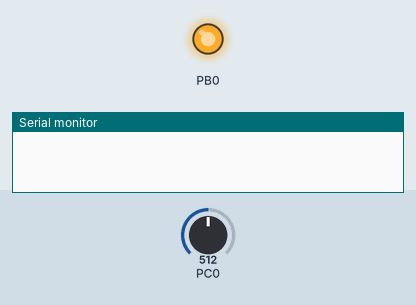
Simulated run of this program. Board: ATmega8, built with avr-gcc and emulated at 8 MHz. Parts: output pins drawn as LEDs (lit = HIGH), the last lines printed to the serial monitor. The inputs (shaded band) are chosen by the test bench; at power-on: PC0 = 512. EEPROM starts erased. At 5.0 s the program stops and its outputs stay as they are.

Above: at 0.1 s.
At 1.2 s:
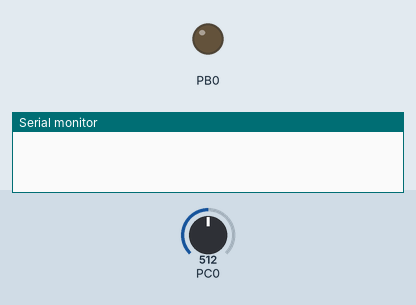
At 4.9 s:
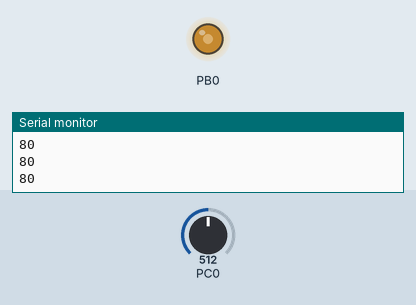
Timing chart, 0 to 6.4 s (numbered marks = the images above):
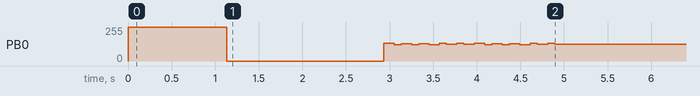

The program:

main.c
```c
/*
 * ADCtest.c
 *
 * Created: 9/24/2023 1:19:14 PM
 * Author : Amer Qouneh
 */

#include <avr/io.h>

#define F_CPU 8000000L

#include "MyUART.h"
#include "MyADC.h"
#include <util/delay.h>

void EEPROM_write(UI address, UC data);
unsigned char EEPROM_read(UI address);

int main(void)
{

	UC arr[511];
	UC run = 1;
	UC C1, C2;
	DDRB = 0x01;
	PORTB |= 0x01;
	USART_init(MyBaud);

	ADC_init();

	while (run)
	{
		ADCSRA|=(1<<ADSC);
		while((ADCSRA&(1<<ADIF))==0);

		// Returned ADC_value is one quarter of the actual value.
		// Multiply by 4 to know the actual value.
		// Example, 0.5V converts to ADC_value of: (0.5*1024)/5 = 102.4
		// 102.4/4 = 25.6 in decimal. That's roughly 0x19 in hex.
		int i = 0;
		UI addr = 0x0000;
		PORTB = 0x01;

		//read adc values every 2 ms to get a full period of sinewave with f=1Hz
		while(i < 512){
			arr[i] = start_conversion();
			i++;
			_delay_ms(2);
		}

		//reset variables
		i = 0;
		addr = 0x0000;
		PORTB ^=0x01;

		//write values to EEPROM
		while(i < 512) {
			EEPROM_write(addr, arr[i]);
			i++;
			addr++;
		}

		//reset variables
		i = 0;
		addr = 0;

		//read values from EEPROM and write to putty
		while(i < 512){
			UC data = EEPROM_read(addr);
			hex2ascii(data, &C1, &C2);
			USART_Transmit('\n');
			USART_Transmit('\r');
			USART_Transmit(C1);
			USART_Transmit(C2);
			PORTB ^= 0x01;
			i++;
			addr++;
		}
		PORTB = 0x01;
		run = 0;
	}
	return 0 ;
}


void EEPROM_write(UI address, UC data)
{
	/* Wait for completion of previous write */
	while(EECR & (1<<EEWE))
	;
	/* Set up address and data registers */
	EEAR = address;
	EEDR = data;
	/* Write logical one to EEMWE */
	EECR |= (1<<EEMWE);
	/* Start eeprom write by setting EEWE */
	EECR |= (1<<EEWE);
}

unsigned char EEPROM_read(UI address)
{
	/* Wait for completion of previous write */
	while(EECR & (1<<EEWE))
	;
	/* Set up address register */
	EEAR = address;
	/* Start eeprom read by writing EERE */
	EECR |= (1<<EERE);
	/* Return data from data register */
	return EEDR;
}
```

MyADC.c
```c
/*
 * MyADC.c
 *
 * Created: 9/24/2023 1:25:53 PM
 *  Author: Amer Qouneh
 */


#include <avr/io.h>
#include "MyADC.h"


void ADC_init(void){
	ADCSRA |= (1<<ADEN) | (1<<ADPS2) | (1<<ADPS1) | (1<<ADPS0);   // ADC enable, pre-scalar set to divide clock by 128
	ADMUX |= (1<<REFS0) | (1<<ADLAR);   // Vref is Vcc, left-adjusted
}


unsigned char start_conversion(void){
	ADCSRA |= (1<<ADSC);
	while (!(ADCSRA & (1<<ADIF)));
	ADMUX |= (1<<ADLAR);   // Left adjust result.
	return ADCH;   //Take only the high 8 bits and drop the lower 2 bits. Equivalent to dividing result by 4.
}
```

MyADC.h
```c
/*
 * MyADC.h
 *
 * Created: 9/24/2023 1:25:34 PM
 *  Author: Amer Qouneh
 */


#ifndef MYADC_H_
#define MYADC_H_


void ADC_init(void);
unsigned char start_conversion(void);

#endif /* MYADC_H_ */
```

MyUART.c
```c
#include <avr/io.h>
#include "MyUART.h"


//UART Initialization
void USART_init(UI thebaud){
	UBRRH = (thebaud>>8);
	UBRRL = (UC)(thebaud);
	UCSRB = (1<<RXEN)|(1<<TXEN);
	UCSRC = (1<<URSEL)|(1 << UCSZ0 )|(1 << UCSZ1 );
}


void USART_Transmit(UC data){
	while (!(UCSRA & (1<<UDRE))); // Do nothing until UDR is ready for more data to be written to it
	UDR = data;
}


UC USART_Receive(void){
	while(!(UCSRA & (1<<RXC))); // Do nothing until data have been received and is ready to be read from UDR
	return UDR; // Return the received byte value
}


void USART_Transmit_String(char *msg){
	int k = 0;
	while (msg[k] !=0) {
		USART_Transmit(msg[k]);
		k = k + 1;
	}
}


void hex2ascii(UC inc, UC *c1, UC *c2){
	(*c1)=asctab[(inc>>4)&0x0f];
	(*c2)=asctab[inc& 0x0f];
}
```

MyUART.h
```c
#ifndef UART_H
#define UART_H

typedef unsigned char UC;
typedef unsigned int UI;
static const char asctab[]="0123456789ABCDEF";


#define BAUD 9600
#define MyBaud F_CPU/BAUD/16 - 1

void USART_init(UI thebaud);
void USART_Transmit(UC data);
UC USART_Receive(void);
void USART_Transmit_String(char *msg);
void hex2ascii(UC inc, UC *c1, UC *c2);

#endif
```
